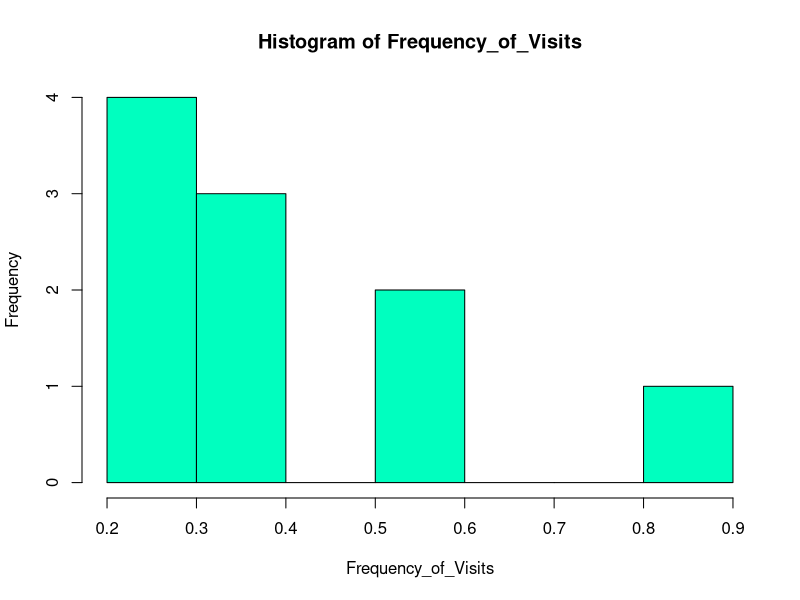
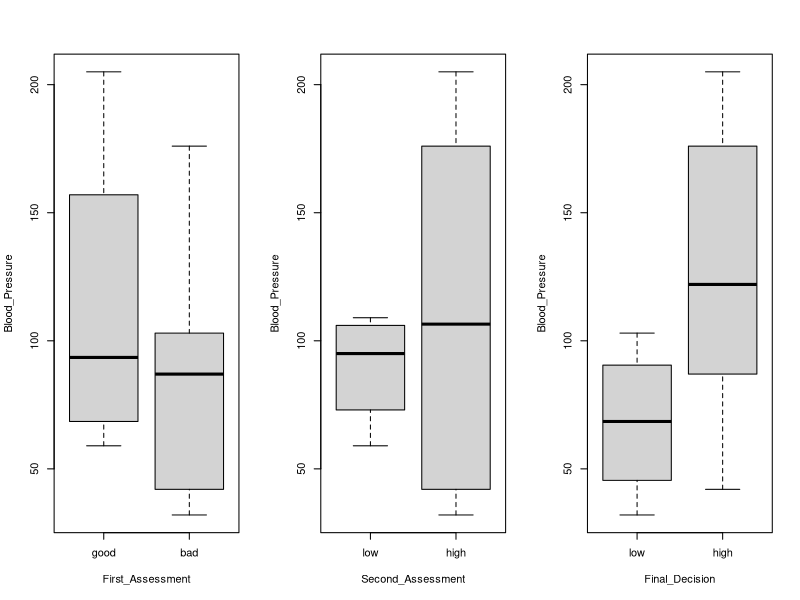

Here is the R script that generated these plots, in order:
Frequency_of_Visits<-c(0.6,0.3,0.4,0.4,0.2,0.6,0.3,0.4,0.9,0.2)
Blood_Pressure<-c(103,87,32,42,59,109,78,205,135,176)
First_Assessment<-c(1,1,1,1,0,0,0,0,NA,1)
Second_Assessment<-c(0,0,1,1,0,0,1,1,1,1)
Final_Decision<-c(0,1,0,1,0,1,0,1,1,1)
hist(Frequency_of_Visits, col="#00FFBF")
par(mfrow=c(1,3))
boxplot(Blood_Pressure~First_Assessment, names=c("good","bad"))
boxplot(Blood_Pressure~Second_Assessment, names=c("low","high"))
boxplot(Blood_Pressure~Final_Decision, names=c("low","high"))

